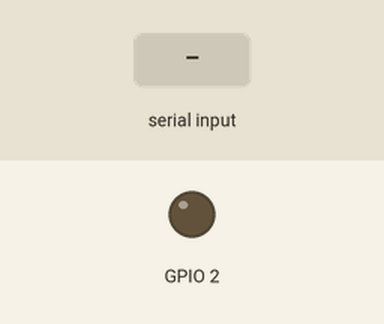
Simulated run of this sketch. Board: ESP32. Parts: output pins drawn as LEDs (lit = HIGH). The test bench sets the inputs (shaded band). Nothing arrives over Bluetooth unless stated; what the sketch prints to the serial monitor is not drawn.

Above: at 1.2 s.
1.3 s: "1" received over the second serial link
At 2.5 s:
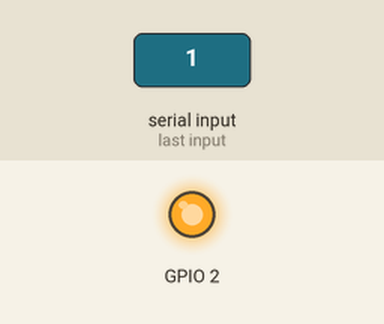
2.8 s: "0" received over the second serial link
At 4.0 s:
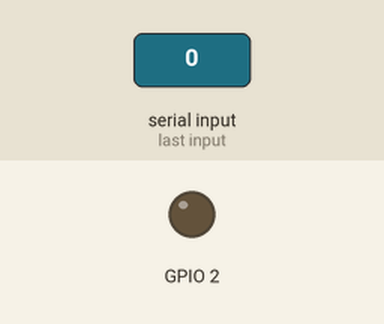
Timing chart, 0 to 5.8 s (numbered marks = the images above; inputs shaded):
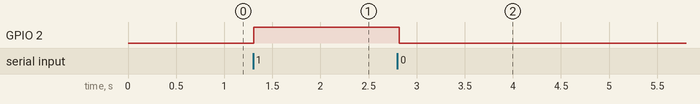

The sketch:

bluetooth.ino
```cpp
#include "BluetoothSerial.h"
BluetoothSerial SerialBT;
char cmd;

void setup() {
  Serial.begin(115200);
  SerialBT.begin("ESP32test"); //Bluetooth device name
  pinMode(2, OUTPUT);
  Serial.println("The device started, now you can pair it with bluetooth!");
}

void loop() {
  if (SerialBT.available()) {
       cmd = SerialBT.read();
  }
   if(cmd == '1') {
      digitalWrite(2, HIGH);
    } else if(cmd == '0') {
      digitalWrite(2, LOW);
    }
    delay(20);

}
```

Measured:
- after the input at 1.3 s, GPIO 2: LOW → HIGH at once
- after the input at 2.8 s, GPIO 2: HIGH → LOW at once
